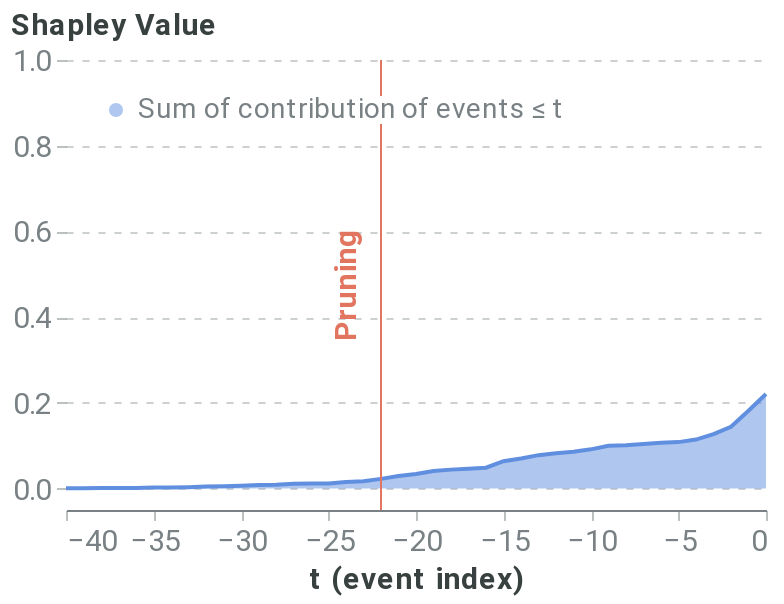

The cell this chart's notebook holds for it:
### Markdown cell above
##### Pruning algorithm

### Code cell
pruning_dict = {'tol': 0.025,}
coal_plot_data, coal_prun_idx = local_pruning(f_hs, pos_x_data, pruning_dict, average_event, positive_sequence_id, sequence_id_feat, False)
# coal_prun_idx is in negative terms
pruning_idx = pos_x_data.shape[1] + coal_prun_idx
pruning_plot = plot_temp_coalition_pruning(coal_plot_data, coal_prun_idx, plot_limit=40)
pruning_plot

### Figure 1 — Vega-Lite specification as saved in the notebook (floating-point values rounded to 4 significant figures)
{"config": {"axis": {"domain": true, "domainColor": "#798184", "grid": false, "gridColor": "#798184", "gridOpacity": 0.5, "gridDash": [3, 5], "gridWidth": 0.8, "gridCap": "round", "labelPadding": 3, "labelFont": "Roboto", "labelColor": "#798184", "tickSize": 5, "tickColor": "#798184", "tickOpacity": 0.5, "titleColor": "#384140", "titleFont": "Roboto", "titleFontSize": 12}, "axisBand": {"domain": true, "ticks": false, "labelPadding": 7}, "axisY": {"domain": false, "titleAlign": "left", "titleAngle": 0, "titleX": -20, "titleY": -10}, "legend": {"labelColor": "#798184", "labelFontSize": 12, "symbolSize": 40, "titleColor": "#384140", "titleFontSize": 12, "titlePadding": 10, "titleFont": "Roboto", "labelFont": "Roboto"}, "line": {"stroke": "#618FE0", "strokeWidth": 2}, "rule": {"stroke": "#798184"}, "path": {"stroke": "#618FE0", "strokeWidth": 0.5}, "rect": {"fill": "#618FE0"}, "point": {"filled": true, "shape": "circle"}, "shape": {"stroke": "#618FE0"}, "bar": {"fill": "#618FE0", "stroke": null}, "text": {"font": "Roboto", "color": "#384140", "fontSize": 12}, "arc": {"stroke": "#fff", "strokeWidth": 1}, "range": {"category": ["#618FE0", "#50D0B0", "#E17560", "#E8B474", "#D889C4", "#34A3BC", "#A583A4"], "ramp": ["#001854", "#002f72", "#04478e", "#1e5fab", "#4477c5", "#6290e1", "#7ea9fd", "#9ec7ff", "#bde4ff"], "heatmap": ["#001854", "#002f72", "#04478e", "#1e5fab", "#4477c5", "#6290e1", "#7ea9fd", "#9ec7ff", "#bde4ff"], "diverging": ["#003b26", "#006b52", "#1aa082", "#55d5b5", "#f5f5f5", "#ffaa92", "#d16f5b", "#9e392c", "#650200"]}, "title": {"anchor": "start", "fontSize": 20, "color": "#384140", "fontWeight": "bold", "offset": 20, "font": "Roboto", "subtitleColor": "#384140", "subtitleFontSize": 16}, "header": {"labelFontSize": 12, "titleFontSize": 16, "labelColor": "#384140", "titleColor": "#384140", "titleFont": "Roboto", "labelFont": "Roboto"}, "group": {"fill": "white"}, "background": "white", "view": {"stroke": "transparent", "continuousHeight": 300, "continuousWidth": 400}}, "layer": [{"mark": {"type": "area", "opacity": 0.5}, "encoding": {"color": {"field": "Coalition", "legend": {"fillColor": "white", "labelFontSize": 14, "labelLimit": 0, "orient": "top-left", "symbolSize": 50, "symbolStrokeWidth": 0, "title": null}, "scale": {"domain": ["Sum of contribution of events ≤ t"], "range": ["#618FE0"]}, "type": "nominal"}, "x": {"axis": {"labelFontSize": 15, "title": "t (event index)", "titleFontSize": 15}, "field": "t (event index)", "type": "quantitative"}, "y": {"axis": {"grid": true, "labelFontSize": 15, "titleFontSize": 15, "titleX": -28}, "field": "Shapley Value", "scale": {"domain": [-0.05, 1]}, "type": "quantitative"}}}, {"mark": "line", "encoding": {"color": {"field": "Coalition", "legend": {"fillColor": "white", "labelFontSize": 14, "labelLimit": 0, "orient": "top-left", "symbolSize": 50, "symbolStrokeWidth": 0, "title": null}, "scale": {"domain": ["Sum of contribution of events ≤ t"], "range": ["#618FE0"]}, "type": "nominal"}, "x": {"axis": {"labelFontSize": 15, "title": "t (event index)", "titleFontSize": 15}, "field": "t (event index)", "type": "quantitative"}, "y": {"axis": {"grid": true, "labelFontSize": 15, "titleFontSize": 15, "titleX": -28}, "field": "Shapley Value", "scale": {"domain": [-0.05, 1]}, "type": "quantitative"}}}, {"data": {"name": "data-ee8aec25528fa53b6011f1eacee6f6c5"}, "mark": {"type": "rule", "color": "#E17560"}, "encoding": {"x": {"field": "x", "type": "quantitative"}}}, {"data": {"name": "data-5e7f4e825ef47f31d6c308e6e3010866"}, "mark": {"type": "text", "angle": 270, "color": "#E17560", "fontSize": 15, "fontWeight": "bold", "text": "Pruning"}, "encoding": {"x": {"field": "x", "type": "quantitative"}}}], "data": {"name": "data-347143c4b2e2ef3672684b8eac4007a8"}, "height": 225, "width": 350, "$schema": "https://vega.github.io/schema/vega-lite/v4.17.0.json", "datasets": {"data-347143c4b2e2ef3672684b8eac4007a8": [{"Coalition": "Sum of contribution of events > t", "t (event index)": 0, "Shapley Value": 1.49e-08}, {"Coalition": "Sum of contribution of events ≤ t", "t (event index)": 0, "Shapley Value": 0.2206}, {"Coalition": "Sum of contribution of events > t", "t (event index)": -1, "Shapley Value": 0.039}, {"Coalition": "Sum of contribution of events ≤ t", "t (event index)": -1, "Shapley Value": 0.1816}, {"Coalition": "Sum of contribution of events > t", "t (event index)": -2, "Shapley Value": 0.07649}, {"Coalition": "Sum of contribution of events ≤ t", "t (event index)": -2, "Shapley Value": 0.1441}, {"Coalition": "Sum of contribution of events > t", "t (event index)": -3, "Shapley Value": 0.09378}, {"Coalition": "Sum of contribution of events ≤ t", "t (event index)": -3, "Shapley Value": 0.1269}, {"Coalition": "Sum of contribution of events > t", "t (event index)": -4, "Shapley Value": 0.1063}, {"Coalition": "Sum of contribution of events ≤ t", "t (event index)": -4, "Shapley Value": 0.1143}, {"Coalition": "Sum of contribution of events > t", "t (event index)": -5, "Shapley Value": 0.1122}, {"Coalition": "Sum of contribution of events ≤ t", "t (event index)": -5, "Shapley Value": 0.1084}, {"Coalition": "Sum of contribution of events > t", "t (event index)": -6, "Shapley Value": 0.1139}, {"Coalition": "Sum of contribution of events ≤ t", "t (event index)": -6, "Shapley Value": 0.1068}, {"Coalition": "Sum of contribution of events > t", "t (event index)": -7, "Shapley Value": 0.1165}, {"Coalition": "Sum of contribution of events ≤ t", "t (event index)": -7, "Shapley Value": 0.1041}, {"Coalition": "Sum of contribution of events > t", "t (event index)": -8, "Shapley Value": 0.1193}, {"Coalition": "Sum of contribution of events ≤ t", "t (event index)": -8, "Shapley Value": 0.1013}, {"Coalition": "Sum of contribution of events > t", "t (event index)": -9, "Shapley Value": 0.1207}, {"Coalition": "Sum of contribution of events ≤ t", "t (event index)": -9, "Shapley Value": 0.09992}, {"Coalition": "Sum of contribution of events > t", "t (event index)": -10, "Shapley Value": 0.1291}, {"Coalition": "Sum of contribution of events ≤ t", "t (event index)": -10, "Shapley Value": 0.09151}, {"Coalition": "Sum of contribution of events > t", "t (event index)": -11, "Shapley Value": 0.1348}, {"Coalition": "Sum of contribution of events ≤ t", "t (event index)": -11, "Shapley Value": 0.08583}, {"Coalition": "Sum of contribution of events > t", "t (event index)": -12, "Shapley Value": 0.1383}, {"Coalition": "Sum of contribution of events ≤ t", "t (event index)": -12, "Shapley Value": 0.08229}, {"Coalition": "Sum of contribution of events > t", "t (event index)": -13, "Shapley Value": 0.1427}, {"Coalition": "Sum of contribution of events ≤ t", "t (event index)": -13, "Shapley Value": 0.07798}, {"Coalition": "Sum of contribution of events > t", "t (event index)": -14, "Shapley Value": 0.1504}, {"Coalition": "Sum of contribution of events ≤ t", "t (event index)": -14, "Shapley Value": 0.07026}, {"Coalition": "Sum of contribution of events > t", "t (event index)": -15, "Shapley Value": 0.1567}, {"Coalition": "Sum of contribution of events ≤ t", "t (event index)": -15, "Shapley Value": 0.06391}, {"Coalition": "Sum of contribution of events > t", "t (event index)": -16, "Shapley Value": 0.172}, {"Coalition": "Sum of contribution of events ≤ t", "t (event index)": -16, "Shapley Value": 0.04867}, {"Coalition": "Sum of contribution of events > t", "t (event index)": -17, "Shapley Value": 0.1743}, {"Coalition": "Sum of contribution of events ≤ t", "t (event index)": -17, "Shapley Value": 0.04631}, {"Coalition": "Sum of contribution of events > t", "t (event index)": -18, "Shapley Value": 0.1764}, {"Coalition": "Sum of contribution of events ≤ t", "t (event index)": -18, "Shapley Value": 0.04421}, {"Coalition": "Sum of contribution of events > t", "t (event index)": -19, "Shapley Value": 0.1798}, {"Coalition": "Sum of contribution of events ≤ t", "t (event index)": -19, "Shapley Value": 0.04087}, {"Coalition": "Sum of contribution of events > t", "t (event index)": -20, "Shapley Value": 0.1868}, {"Coalition": "Sum of contribution of events ≤ t", "t (event index)": -20, "Shapley Value": 0.03385}, {"Coalition": "Sum of contribution of events > t", "t (event index)": -21, "Shapley Value": 0.1914}, {"Coalition": "Sum of contribution of events ≤ t", "t (event index)": -21, "Shapley Value": 0.02921}, {"Coalition": "Sum of contribution of events > t", "t (event index)": -22, "Shapley Value": 0.198}, {"Coalition": "Sum of contribution of events ≤ t", "t (event index)": -22, "Shapley Value": 0.02264}, {"Coalition": "Sum of contribution of events > t", "t (event index)": -23, "Shapley Value": 0.2038}, {"Coalition": "Sum of contribution of events ≤ t", "t (event index)": -23, "Shapley Value": 0.01688}, {"Coalition": "Sum of contribution of events > t", "t (event index)": -24, "Shapley Value": 0.2053}, {"Coalition": "Sum of contribution of events ≤ t", "t (event index)": -24, "Shapley Value": 0.01534}, {"Coalition": "Sum of contribution of events > t", "t (event index)": -25, "Shapley Value": 0.2088}, {"Coalition": "Sum of contribution of events ≤ t", "t (event index)": -25, "Shapley Value": 0.01188}, {"Coalition": "Sum of contribution of events > t", "t (event index)": -26, "Shapley Value": 0.2087}, {"Coalition": "Sum of contribution of events ≤ t", "t (event index)": -26, "Shapley Value": 0.01189}, {"Coalition": "Sum of contribution of events > t", "t (event index)": -27, "Shapley Value": 0.2092}, {"Coalition": "Sum of contribution of events ≤ t", "t (event index)": -27, "Shapley Value": 0.01141}, {"Coalition": "Sum of contribution of events > t", "t (event index)": -28, "Shapley Value": 0.2118}, {"Coalition": "Sum of contribution of events ≤ t", "t (event index)": -28, "Shapley Value": 0.008796}, {"Coalition": "Sum of contribution of events > t", "t (event index)": -29, "Shapley Value": 0.2126}, {"Coalition": "Sum of contribution of events ≤ t", "t (event index)": -29, "Shapley Value": 0.008086}, {"Coalition": "Sum of contribution of events > t", "t (event index)": -30, "Shapley Value": 0.2139}, {"Coalition": "Sum of contribution of events ≤ t", "t (event index)": -30, "Shapley Value": 0.006765}, {"Coalition": "Sum of contribution of events > t", "t (event index)": -31, "Shapley Value": 0.215}, {"Coalition": "Sum of contribution of events ≤ t", "t (event index)": -31, "Shapley Value": 0.005642}, {"Coalition": "Sum of contribution of events > t", "t (event index)": -32, "Shapley Value": 0.2159}, {"Coalition": "Sum of contribution of events ≤ t", "t (event index)": -32, "Shapley Value": 0.004739}, {"Coalition": "Sum of contribution of events > t", "t (event index)": -33, "Shapley Value": 0.2174}, {"Coalition": "Sum of contribution of events ≤ t", "t (event index)": -33, "Shapley Value": 0.003255}, {"Coalition": "Sum of contribution of events > t", "t (event index)": -34, "Shapley Value": 0.218}, {"Coalition": "Sum of contribution of events ≤ t", "t (event index)": -34, "Shapley Value": 0.002597}, {"Coalition": "Sum of contribution of events > t", "t (event index)": -35, "Shapley Value": 0.2184}, {"Coalition": "Sum of contribution of events ≤ t", "t (event index)": -35, "Shapley Value": 0.002282}, {"Coalition": "Sum of contribution of events > t", "t (event index)": -36, "Shapley Value": 0.219}, {"Coalition": "Sum of contribution of events ≤ t", "t (event index)": -36, "Shapley Value": 0.001603}, {"Coalition": "Sum of contribution of events > t", "t (event index)": -37, "Shapley Value": 0.2195}, {"Coalition": "Sum of contribution of events ≤ t", "t (event index)": -37, "Shapley Value": 0.001098}, {"Coalition": "Sum of contribution of events > t", "t (event index)": -38, "Shapley Value": 0.2196}, {"Coalition": "Sum of contribution of events ≤ t", "t (event index)": -38, "Shapley Value": 0.001043}, {"Coalition": "Sum of contribution of events > t", "t (event index)": -39, "Shapley Value": 0.2199}, {"Coalition": "Sum of contribution of events ≤ t", "t (event index)": -39, "Shapley Value": 0.0007824}, {"Coalition": "Sum of contribution of events > t", "t (event index)": -40, "Shapley Value": 0.2201}, {"Coalition": "Sum of contribution of events ≤ t", "t (event index)": -40, "Shapley Value": 0.0005667}], "data-ee8aec25528fa53b6011f1eacee6f6c5": [{"x": -22}], "data-5e7f4e825ef47f31d6c308e6e3010866": [{"x": -24}]}}
